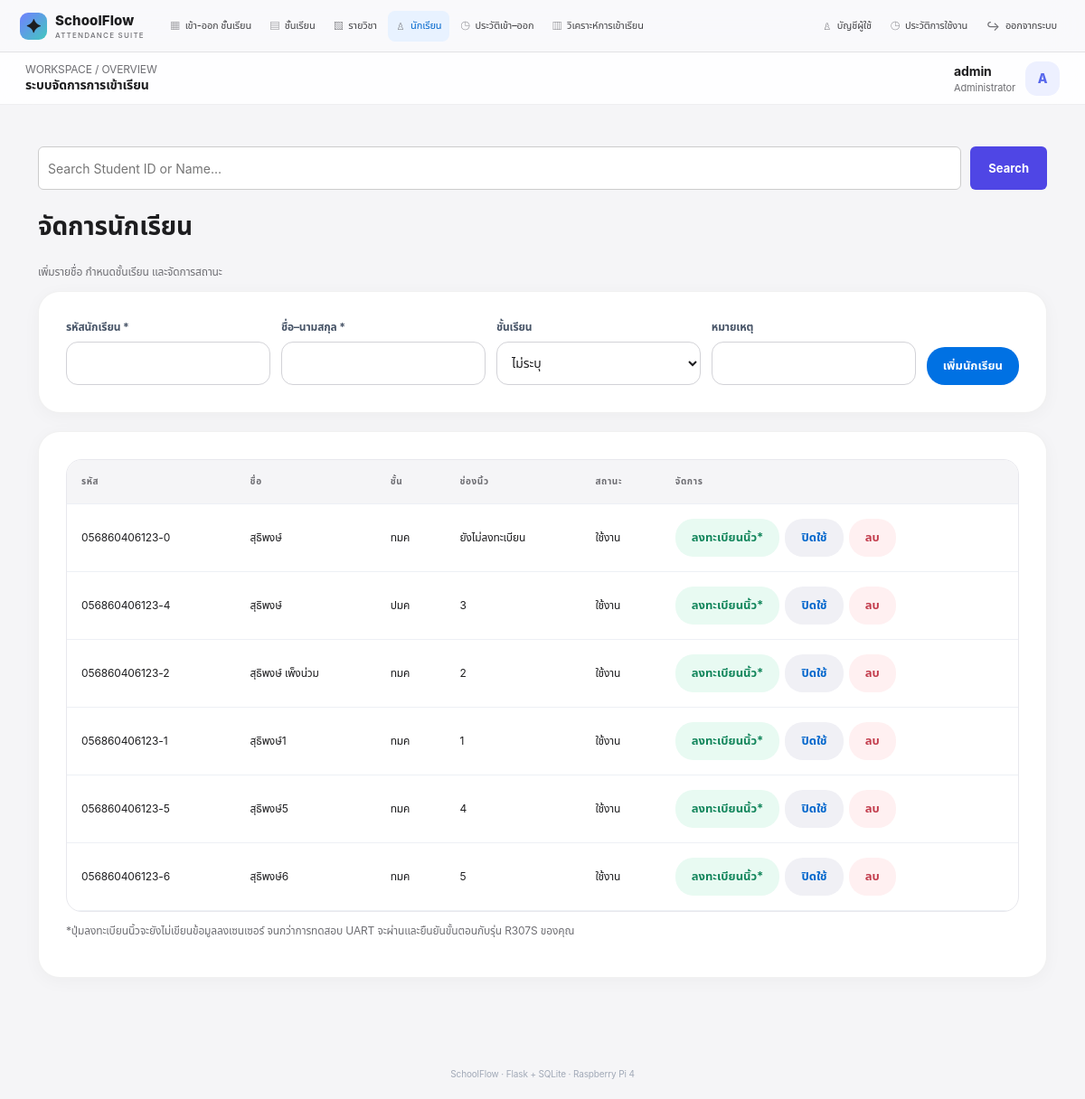
The app's page /students (signed in) with its own data.
### tables this page shows
CREATE TABLE students(
      id INTEGER PRIMARY KEY AUTOINCREMENT, student_code TEXT UNIQUE NOT NULL,
      full_name TEXT NOT NULL, class_id INTEGER REFERENCES classes(id) ON DELETE SET NULL,
      fingerprint_id INTEGER UNIQUE, active INTEGER NOT NULL DEFAULT 1, note TEXT DEFAULT ''
    );

CREATE TABLE classes(
      id INTEGER PRIMARY KEY AUTOINCREMENT, name TEXT UNIQUE NOT NULL,
      room TEXT DEFAULT '', note TEXT DEFAULT ''
    );

### app.py (the view, shortened to what this page needs)
@app.route("/students", methods=["GET", "POST"])
@login_required
def students():
    conn = get_db()
    rows = conn.execute("""SELECT s.*,c.name AS class_name FROM students s
        LEFT JOIN classes c ON c.id=s.class_id ORDER BY s.active DESC,s.full_name""").fetchall()
    classes_rows = conn.execute("SELECT * FROM classes ORDER BY name").fetchall()
    return render_template("students.html", rows=rows, classes=classes_rows)

### app.py (called while the page is built)
def get_db():
    if "db" not in g:
        g.db = sqlite3.connect(DB_PATH, timeout=10)
        g.db.row_factory = sqlite3.Row
        g.db.execute("PRAGMA foreign_keys=ON")
    return g.db

def login_required(fn):
    @wraps(fn)
    def wrapped(*args, **kwargs):
        if not session.get("user_id"):
            return redirect(url_for("login"))
        return fn(*args, **kwargs)
    return wrapped

### templates/students.html (shortened to what this page needs)
{% extends "base.html" %}{% block content %}
<form method="GET" action="/students" style="margin-bottom: 20px;">
    <div style="display: flex; gap: 10px;">
        <input type="text" name="q" value="{{ search_query }}" placeholder="Search Student ID or Name..." style="flex: 1; padding: 10px; border: 1px solid #ccc; border-radius: 6px;">
        <button type="submit" style="padding: 10px 20px; background-color: #4f46e5; color: white; border: none; border-radius: 6px; cursor: pointer;">Search</button>
    </div>
</form>
<h1>จัดการนักเรียน</h1><p class="muted">เพิ่มรายชื่อ กำหนดชั้นเรียน และจัดการสถานะ</p><div class="card"><form method="post" class="row"><div class="field"><label>รหัสนักเรียน *</label><input name="student_code" required></div><div class="field"><label>ชื่อ–นามสกุล *</label><input name="full_name" required></div><div class="field"><label>ชั้นเรียน</label><select name="class_id"><option value="">ไม่ระบุ</option>{% for c in classes %}<option value="{{ c.id }}">{{ c.name }}</option>{% endfor %}</select></div><div class="field"><label>หมายเหตุ</label><input name="note"></div><button>เพิ่มนักเรียน</button></form></div><div class="card"><div class="tablewrap"><table><tr><th>รหัส</th><th>ชื่อ</th><th>ชั้น</th><th>ช่องนิ้ว</th><th>สถานะ</th><th>จัดการ</th></tr>{% for s in rows %}<tr style="{{ 'opacity:.55' if not s.active else '' }}"><td>{{ s.student_code }}</td><td>{{ s.full_name }}</td><td>{{ s.class_name or '-' }}</td><td>{{ s.fingerprint_id or 'ยังไม่ลงทะเบียน' }}</td><td>{{ 'ใช้งาน' if s.active else 'ปิดใช้งาน' }}</td><td><div class="actions"><form method="post" action="{{ url_for('enroll_route',item_id=s.id) }}"><button class="success" {% if not s.active %}disabled{% endif %}>ลงทะเบียนนิ้ว*</button></form><form method="post" action="{{ url_for('toggle_student',item_id=s.id) }}"><button class="secondary">{{ 'ปิดใช้' if s.active else 'เปิดใช้' }}</button></form><form method="post" action="{{ url_for('delete_student',item_id=s.id) }}" onsubmit="return confirm('ลบนักเรียนและประวัติ?')"><button class="danger">ลบ</button></form></div></td></tr>{% else %}<tr><td colspan="6">ยังไม่มีนักเรียน</td></tr>{% endfor %}</table></div><p class="muted">*ปุ่มลงทะเบียนนิ้วจะยังไม่เขียนข้อมูลลงเซนเซอร์ จนกว่าการทดสอบ UART จะผ่านและยืนยันขั้นตอนกับรุ่น R307S ของคุณ</p></div>
{% endblock %}

### templates/base.html (style rules this page uses)
:root { --ink:#182230;--muted:#778195;--line:#e8edf4;--bg:#f5f7fb;--white:#fff;--nav:#111b2e;--nav2:#1c2a43;--blue:#5b6cf9;--cyan:#28b7b0;--green:#16a673;--red:#e45b68;--amber:#e9a23b;--shadow:0 12px 32px rgba(27,43,72,.055) }
* { box-sizing:border-box }
body { margin:0;background:var(--bg);color:var(--ink);font-family:Inter,"Noto Sans Thai",system-ui,-apple-system,sans-serif;font-size:14px }
.card { background:var(--white);border:1px solid var(--line);border-radius:17px;padding:22px;margin-bottom:20px;box-shadow:var(--shadow) }
.muted { color:var(--muted);font-size:12px }
.row { display:flex;align-items:end;gap:12px;flex-wrap:wrap }
.field { display:flex;flex-direction:column;gap:7px;flex:1;min-width:145px }
label { font-size:12px;font-weight:750;color:#475467 }
input,select { font:inherit;padding:11px 12px;border:1px solid #dce3ed;border-radius:10px;width:100%;background:#fff;color:var(--ink);outline:none;transition:.15s }
button,.btn { display:inline-flex;align-items:center;justify-content:center;gap:7px;border:0;border-radius:10px;padding:11px 15px;background:var(--blue);color:white;font:inherit;font-size:12px;font-weight:750;text-decoration:none;cursor:pointer;white-space:nowrap;transition:.15s }
button.secondary,.btn.secondary { background:#f0f3ff;color:#5666df }
button.danger { background:#fff0f1;color:#c33d4d }
button.success { background:#e8faf2;color:#13865c }
table { width:100%;border-collapse:collapse;font-size:12px }
th,td { text-align:left;padding:14px 12px;border-bottom:1px solid #edf0f5;vertical-align:middle }
th { font-size:10px;color:#7b8798;background:#fafbfe;text-transform:uppercase;letter-spacing:.6px;font-weight:800 }
.tablewrap { overflow:auto;border:1px solid #edf0f5;border-radius:12px }
.actions { display:flex;gap:6px;flex-wrap:wrap }
:root { --ink:#1d1d1f;--muted:#6e6e73;--line:#e8e8ed;--bg:#f5f5f7; --white:#fff;--nav:#fbfbfd;--nav2:#f2f2f7;--blue:#0071e3; --cyan:#06a7a0;--green:#16845b;--red:#d70015; --amber:#bf6b00;--shadow:0 4px 20px rgba(0,0,0,.045) }
body { background:var(--bg); color:var(--ink); font-family:-apple-system,BlinkMacSystemFont,"SF Pro Text","Segoe UI", "Noto Sans Thai",system-ui,sans-serif; letter-spacing:-.01em }
.card { border:1px solid rgba(0,0,0,.055); border-radius:20px; box-shadow:var(--shadow) }
button,.btn { background:var(--blue); border-radius:12px; transition:background .16s ease,transform .16s ease,box-shadow .16s ease }
button.secondary,.btn.secondary { background:#f0f0f5;color:#06c }
input,select { border-color:#d2d2d7; border-radius:12px; min-height:44px }
.tablewrap { border-color:var(--line);border-radius:15px }
th { background:#f5f5f7;color:#6e6e73 }
.card { padding:30px;border:1px solid rgba(0,0,0,.055); border-radius:24px;box-shadow:0 4px 20px rgba(0,0,0,.035) }
button,.btn { border-radius:20px;padding:11px 18px;font-size:13px }
input,select { min-height:48px;border-radius:13px }
.tablewrap { border-radius:17px }
th,td { padding:16px }

### records on screen
students: student_code "056860406123-0", full_name "สุธิพงษ์", name "ทมค", fingerprint_id "ยังไม่ลงทะเบียน", active "ใช้งาน", active "ปิดใช้"
students: student_code "056860406123-4", full_name "สุธิพงษ์", name "ปมค", fingerprint "3", active "ใช้งาน", active "ปิดใช้"
students: student_code "056860406123-2", full_name "สุธิพงษ์ เพ็งน่วม", name "ทมค", fingerprint "2", active "ใช้งาน", active "ปิดใช้"
students: student_code "056860406123-1", full_name "สุธิพงษ์1", name "ทมค", fingerprint "1", active "ใช้งาน", active "ปิดใช้"
students: student_code "056860406123-5", full_name "สุธิพงษ์5", name "ทมค", fingerprint "4", active "ใช้งาน", active "ปิดใช้"
students: student_code "056860406123-6", full_name "สุธิพงษ์6", name "ทมค", fingerprint "5", active "ใช้งาน", active "ปิดใช้"

### other values on screen
{{ session.get('username','ผู้ดูแลระบบ') }} "admin"
{{ (session.get('username','A')[:1])|upper }} "A"
